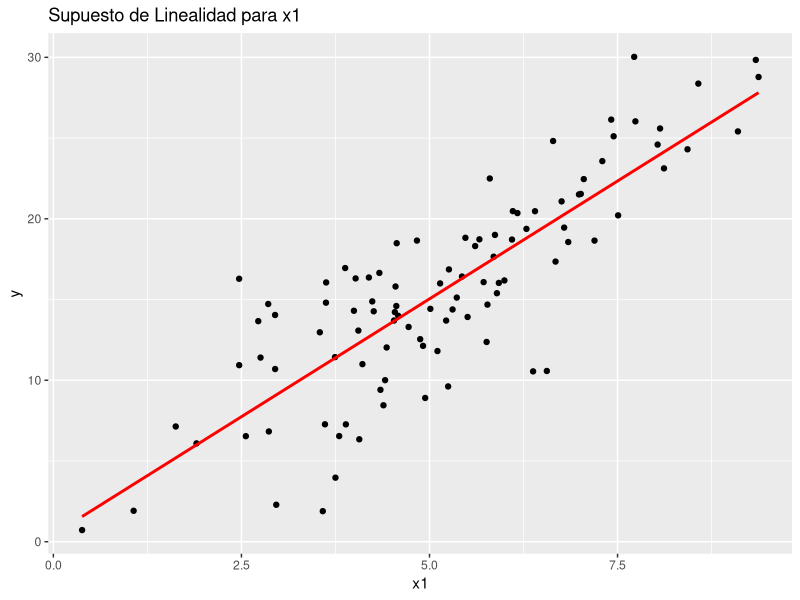
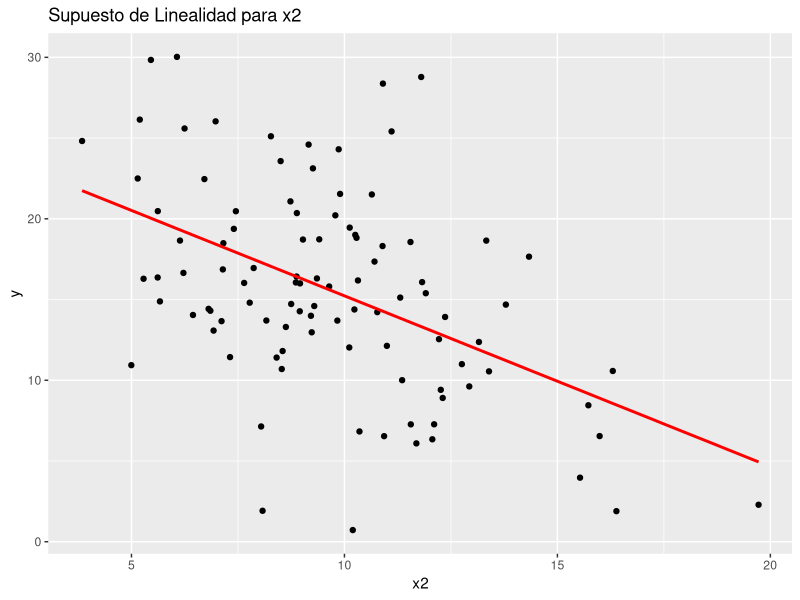
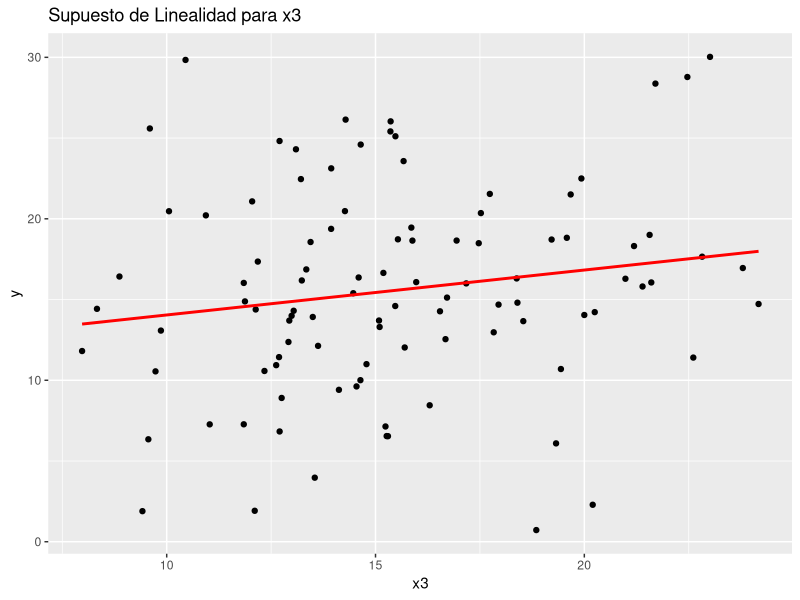
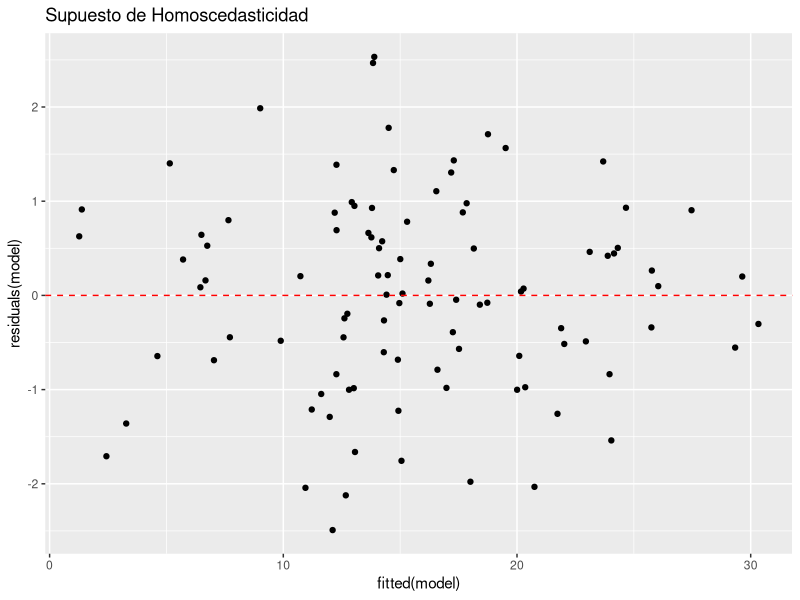
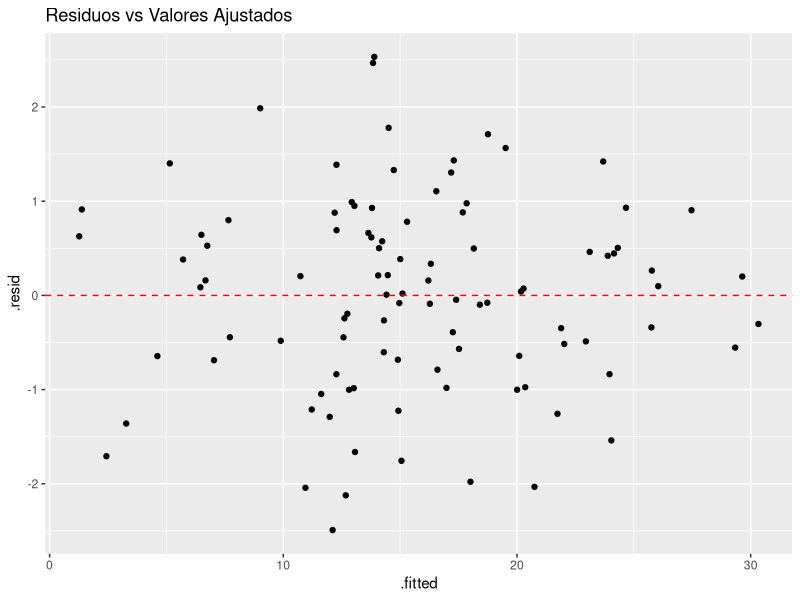

Write the R code that produced these figures, in order.
## ---- chunk 1
knitr::opts_chunk$set(echo = TRUE)
## ---- chunk 2
# Cargar el paquete sampling
library(sampling)

# Crear un ejemplo de datos
set.seed(123)
N <- 100  # Tamaño de la población
n <- 20   # Tamaño de la muestra

# Generar una población con una variable de interés
population <- data.frame(ID = 1:N, 
                         y = rnorm(N, mean = 50, sd = 10))

# Calcular las probabilidades de inclusión
pik <- inclusionprobabilities(population$y, n)

# Seleccionar una muestra usando muestreo Poisson
sample_indices <- UPpoisson(pik)
sample <- population[sample_indices == 1, ]

# Calcular el estimador de Horvitz-Thompson para el total de la población
HT_estimate <- HTestimator(sample$y, pik[sample_indices == 1])
## ---- chunk 3
# Seleccionar los primeros tres y los últimos tres registros
library(dplyr)
head_rows <- head(population, 3)
tail_rows <- tail(population, 3)
result <- bind_rows(head_rows, tail_rows)
result
## ---- chunk 4
pik
## ---- chunk 5
sample_indices
## ---- chunk 6
library(dplyr)
head_rows <- head(sample, 3)
tail_rows <- tail(sample, 3)
sample <- bind_rows(head_rows, tail_rows)
sample
## ---- chunk 7
# Calcular la suma de la columna y
total_y <- sum(population$y)
# Mostrar el resultado
total_y
## ---- chunk 8
# Mostrar el resultado
HT_estimate
## ---- chunk 9

# Crear un conjunto de datos de ejemplo
set.seed(123)
n <- 10  # Número de áreas
p <- 3   # Número de covariables

# Generar covariables auxiliares
x <- matrix(rnorm(n * p), nrow = n, ncol = p)
colnames(x) <- paste0("x", 1:p)

# Coeficientes de regresión verdaderos
beta <- c(2, -1, 0.5, 1.5)

# Generar la variable de interés
y <- beta[1] + x %*% beta[-1] + rnorm(n)

# Crear un data frame
data <- data.frame(y = y, x)

# Ajustar el modelo de regresión lineal
model <- lm(y ~ ., data = data)

# Obtener los coeficientes estimados
beta_hat <- coef(model)

# Calcular el estimador sintético para cada área
y_tilde <- beta_hat[1] + as.matrix(data[, -1]) %*% beta_hat[-1]

# Mostrar los resultados
data.frame(Area = 1:n, Estimacion_Sintetica = y_tilde)

## ---- chunk 10
data
## ---- chunk 11
# Instalar y cargar el paquete lme4
# install.packages("lme4")
library(lme4)

# Crear un conjunto de datos simulado
set.seed(123)
n_students <- 30
n_obs_per_student <- 5
total_obs <- n_students * n_obs_per_student

# Variables independientes
students <- factor(rep(1:n_students, each = n_obs_per_student))
hours_studied <- rnorm(total_obs, mean = 5, sd = 2)

# Efectos aleatorios y errores
random_intercepts <- rnorm(n_students, mean = 0, sd = 2)
errors <- rnorm(total_obs, mean = 0, sd = 1)

# Variable dependiente
exam_scores <- 50 + 5 * hours_studied + rep(random_intercepts, each = n_obs_per_student) + errors

# Crear el data frame
data <- data.frame(
  student = students,
  hours_studied = hours_studied,
  exam_scores = exam_scores
)

data
## ---- chunk 12
# Ajustar el modelo lineal mixto
modelo <- lmer(exam_scores ~ hours_studied + (1 | student), data = data)

# Resumen del modelo
summary(modelo)

## ---- chunk 13
X <- model.matrix(~ hours_studied, data = data)
head(X)

## ---- chunk 14
Z <- model.matrix(~ 0 + student, data = data)
head(Z)

## ---- chunk 15
u <- ranef(modelo)$student[,1]
head(u)

## ---- chunk 16
epsilon <- resid(modelo)
head(epsilon)

## ---- chunk 17
# Matriz de covarianza de los efectos aleatorios
n_levels <- length(unique(data$student))
G <- diag(VarCorr(modelo)$student[1], n_levels, n_levels)

# Matriz de covarianza de los errores
R <- diag(attr(VarCorr(modelo), "sc")^2, total_obs)

# Verificar dimensiones
dim(Z)  # Debe ser total_obs x n_levels
dim(G)  # Debe ser n_levels x n_levels

# Matriz de covarianza total
V <- Z %*% G %*% t(Z) + R
head(V)



## ---- chunk 18
# Instalar y cargar los paquetes necesarios

library(lme4)
library(dplyr)
library(ggplot2)

# Crear un conjunto de datos de ejemplo
set.seed(123)
n <- 20  # Aumentar el número de observaciones
p <- 3   # Número de covariables

# Generar covariables auxiliares
z <- matrix(rnorm(n * p), nrow = n, ncol = p)
colnames(z) <- paste0("z", 1:p)

# Coeficientes de regresión verdaderos
beta <- c(2, -1, 0.5)

# Generar los efectos aleatorios
sigma_v <- 1
v <- rnorm(n / 2, mean = 0, sd = sigma_v)  # 10 áreas, 2 observaciones por área

# Generar la variable de interés
theta <- z %*% beta + rep(v, each = 2)

# Crear un data frame
data <- data.frame(Area = factor(rep(1:10, each = 2)), theta = theta, z)

# Ajustar el modelo Fay-Herriot
model <- lmer(theta ~ z1 + z2 + z3 + (1 | Area), data = data)

# Obtener los coeficientes estimados
beta_hat <- fixef(model)
v_hat <- ranef(model)$Area[,1]

# # Mostrar los resultados
# results <- data.frame(Area = rep(1:10, each = 2), 
#                       Theta = theta, 
#                       Estimacion_Sintetica = z %*% beta_hat, 
#                       Efecto_Aleatorio = rep(v_hat, each = 2))
# print(results)
# 
# # Visualizar los resultados
# ggplot(results, aes(x = Area)) +
#   geom_point(aes(y = Theta), color = "blue", size = 3) +
#   geom_point(aes(y = Estimacion_Sintetica), color = "red", size = 3) +
#   geom_point(aes(y = Efecto_Aleatorio), color = "green", size = 3) +
#   labs(y = "Valores", title = "Modelo Fay-Herriot: Resultados por Área") +
#   theme_minimal() +
#   scale_y_continuous(sec.axis = sec_axis(~ ., name = "Efecto Aleatorio", breaks = v_hat))



## ---- chunk 19
# Instalar y cargar los paquetes necesarios

library(ggplot2)
library(dplyr)
library(broom)

# Crear un conjunto de datos simulado
set.seed(123)
n <- 100  # Número de observaciones
x1 <- rnorm(n, mean = 5, sd = 2)
x2 <- rnorm(n, mean = 10, sd = 3)
x3 <- rnorm(n, mean = 15, sd = 4)
epsilon <- rnorm(n, mean = 0, sd = 1)
beta_0 <- 2
beta_1 <- 3
beta_2 <- -1
beta_3 <- 0.5
y <- beta_0 + beta_1 * x1 + beta_2 * x2 + beta_3 * x3 + epsilon

# Crear un data frame
data <- data.frame(x1 = x1, x2 = x2, x3 = x3, y = y)
data
## ---- chunk 20
# Ajustar el modelo de regresión lineal
model <- lm(y ~ x1 + x2 + x3, data = data)

# Resumen del modelo
summary(model)
## ---- chunk 21
# Verificar los supuestos del Teorema de Gauss-Markov

# 1. Linealidad
ggplot(data, aes(x = x1, y = y)) +
  geom_point() +
  geom_smooth(method = "lm", se = FALSE, color = "red") +
  labs(title = "Supuesto de Linealidad para x1")

ggplot(data, aes(x = x2, y = y)) +
  geom_point() +
  geom_smooth(method = "lm", se = FALSE, color = "red") +
  labs(title = "Supuesto de Linealidad para x2")

ggplot(data, aes(x = x3, y = y)) +
  geom_point() +
  geom_smooth(method = "lm", se = FALSE, color = "red") +
  labs(title = "Supuesto de Linealidad para x3")

# 2. Esperanza cero del error
residuals_mean <- mean(residuals(model))
print(paste("Media de los residuos:", residuals_mean))

# 3. Homoscedasticidad
ggplot(data, aes(x = fitted(model), y = residuals(model))) +
  geom_point() +
  geom_hline(yintercept = 0, linetype = "dashed", color = "red") +
  labs(title = "Supuesto de Homoscedasticidad")

# 4. No multicolinealidad
cor(data[, c("x1", "x2", "x3")])

# Visualizar los resultados del modelo
tidy(model)

# Visualizar los residuos
augment(model) %>%
  ggplot(aes(x = .fitted, y = .resid)) +
  geom_point() +
  geom_hline(yintercept = 0, linetype = "dashed", color = "red") +
  labs(title = "Residuos vs Valores Ajustados")
